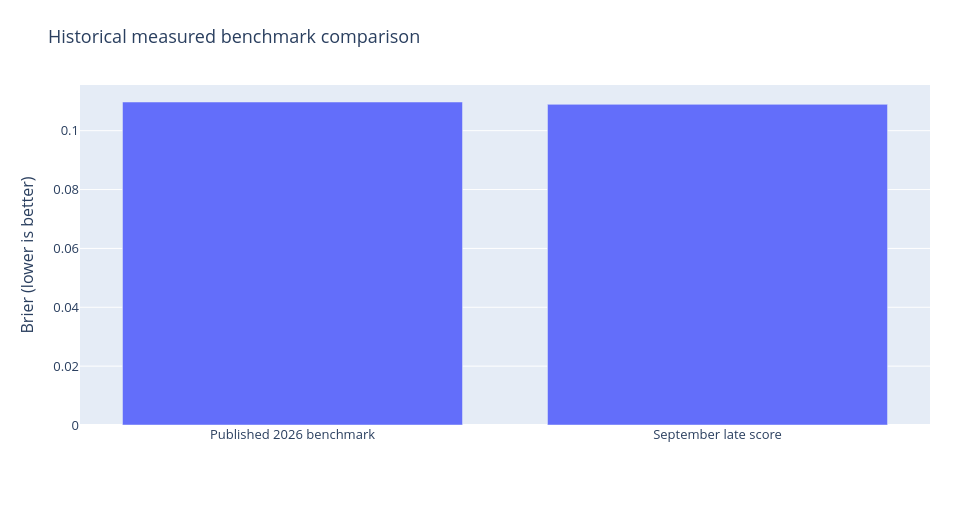

Notebook cell for this chart:
### Markdown cell above
## 4. Competitive context
The official winner scored 0.1097454. The retained late score is lower, but it came after the competition and after public solution information was available. The correct portfolio claim is an improved **post-competition benchmark**, not an original rank, medal, or prize.

### Code cell
chart('score_gap','Historical measured benchmark comparison',['Published 2026 benchmark','September late score'],{'Brier':[s['benchmark'],s['champion']['score']]},'Brier (lower is better)')

### Figure 1 — Plotly figure (JSON) as saved in the notebook; plotly's stock layout.template omitted (floating-point values rounded to 4 significant figures)
{"data": [{"name": "Brier", "type": "bar", "x": ["Published 2026 benchmark", "September late score"], "y": [0.1097, 0.1089]}], "layout": {"barmode": "group", "font": {"size": 13}, "height": 530, "legend": {"orientation": "h", "y": -0.23}, "margin": {"b": 105, "l": 80, "r": 30, "t": 85}, "title": {"text": "Historical measured benchmark comparison"}, "width": 960, "xaxis": {"type": "category"}, "yaxis": {"title": {"text": "Brier (lower is better)"}}}}
